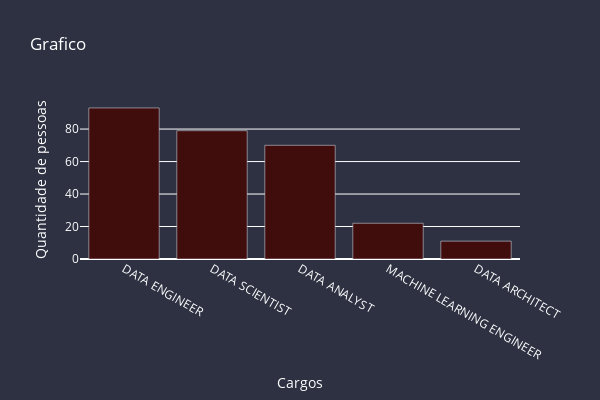
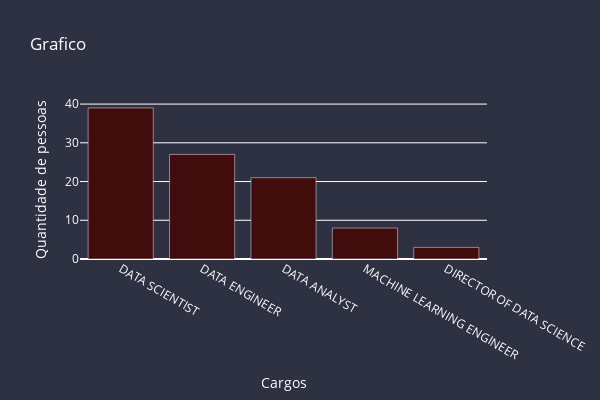

The notebook cell saved with these charts, in order:
### Code cell
'''Este código executa um groupby para buscar colunas como cargo e modelo de trabalho, depois uma query, 
selecionando somente o modelo de trabalho desejado. O objetivo do código é saber a quantidade de pessoas de um determinado cargo que trabalham com os modelo de trabalho.'''
agrupando_modelo_trabalho = salario_df.groupby(['cargo','modelo_trabalho',])['cargo'].value_counts().reset_index()
ordenando_agrupamento_modelo_trabalho = agrupando_modelo_trabalho.sort_values(by='count',ascending=False)
homeoffice_contagem = ordenando_agrupamento_modelo_trabalho.query("modelo_trabalho == 'Home office'").head(5)
presencial_contagem = ordenando_agrupamento_modelo_trabalho.query("modelo_trabalho == 'Presencial'").head(5)
hibrido_contagem = ordenando_agrupamento_modelo_trabalho.query("modelo_trabalho == 'Hibrido'").head(5)

lista_de_dataframes = [homeoffice_contagem,presencial_contagem,hibrido_contagem]

for i in lista_de_dataframes:
    print(f'GRÁFICO DA MODALIDADE| {i.iloc[1,1]}')
    generalização.grafico_barra(i['cargo'], i['count'])

### Figure 1 — Plotly figure (JSON) as saved in the notebook; plotly's stock layout.template omitted (floating-point values rounded to 4 significant figures)
{"data": [{"marker": {"color": "#400c0c"}, "type": "bar", "x": ["DATA ENGINEER", "DATA SCIENTIST", "DATA ANALYST", "MACHINE LEARNING ENGINEER", "DATA ARCHITECT"], "y": [93, 79, 70, 22, 11]}], "layout": {"font": {"color": "white"}, "height": 400, "paper_bgcolor": "#2d3142", "plot_bgcolor": "#2d3142", "title": {"text": "Grafico"}, "width": 600, "xaxis": {"title": {"text": "Cargos"}}, "yaxis": {"title": {"text": "Quantidade de pessoas"}}}}

### Figure 2 — Plotly figure (JSON) as saved in the notebook; plotly's stock layout.template omitted (floating-point values rounded to 4 significant figures)
{"data": [{"marker": {"color": "#400c0c"}, "type": "bar", "x": ["DATA SCIENTIST", "DATA ENGINEER", "DATA ANALYST", "MACHINE LEARNING ENGINEER", "DIRECTOR OF DATA SCIENCE"], "y": [39, 27, 21, 8, 3]}], "layout": {"font": {"color": "white"}, "height": 400, "paper_bgcolor": "#2d3142", "plot_bgcolor": "#2d3142", "title": {"text": "Grafico"}, "width": 600, "xaxis": {"title": {"text": "Cargos"}}, "yaxis": {"title": {"text": "Quantidade de pessoas"}}}}
